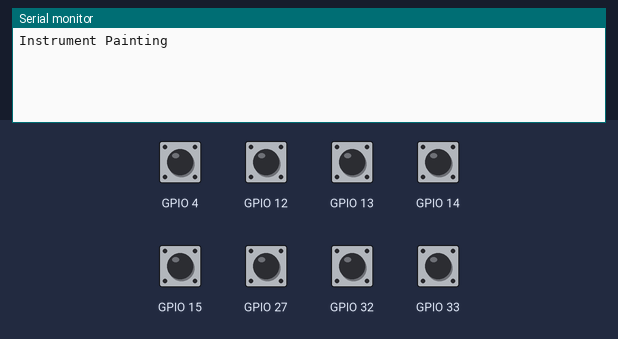
Simulated run of this sketch. Board: ESP32. Parts: the last lines printed to the serial monitor. The test bench sets the inputs (shaded band); at power-on: GPIO 4, GPIO 12–15, GPIO 27, GPIO 32, GPIO 33 HIGH.

Above: at 2.2 s.
2.3 s: GPIO 4 pulled LOW for 0.15 s
At 3.1 s:
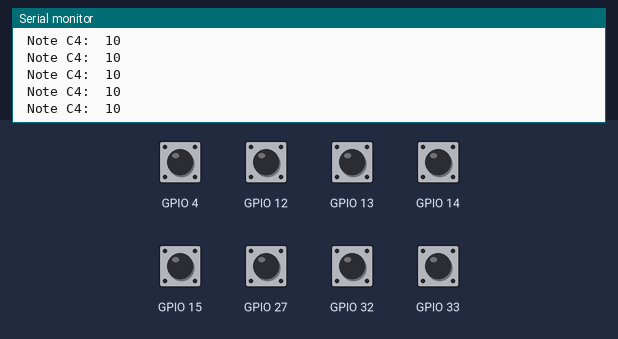
3.9 s: GPIO 12 pulled LOW for 0.15 s
At 5.2 s:
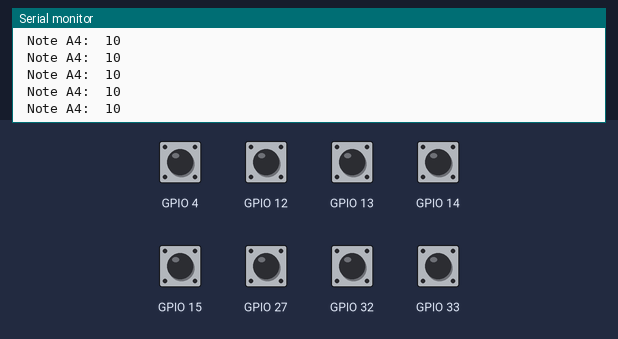
5.5 s: GPIO 13 pulled LOW for 0.15 s
At 6.7 s:
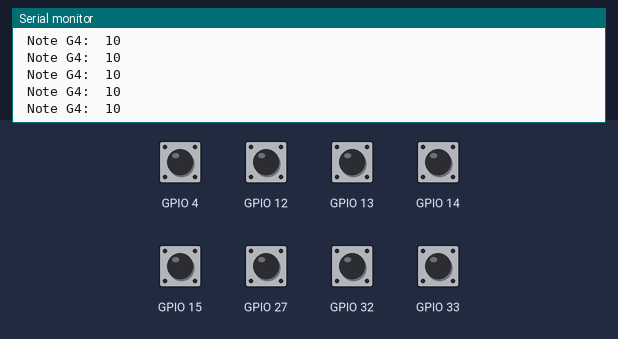
7.1 s: GPIO 14 pulled LOW for 0.15 s
At 7.9 s:
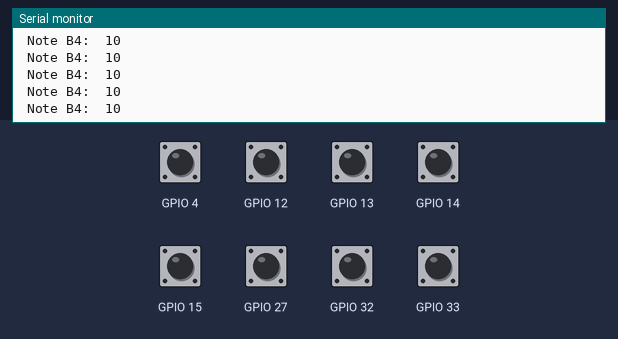
8.7 s: GPIO 15 pulled LOW for 0.15 s
At 10.0 s:
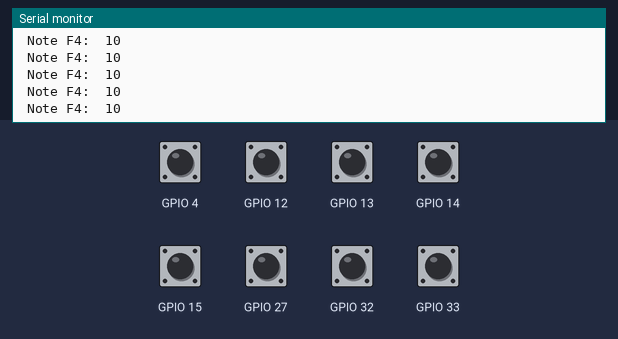
10.3 s: GPIO 27 pulled LOW for 0.15 s
At 11.6 s:
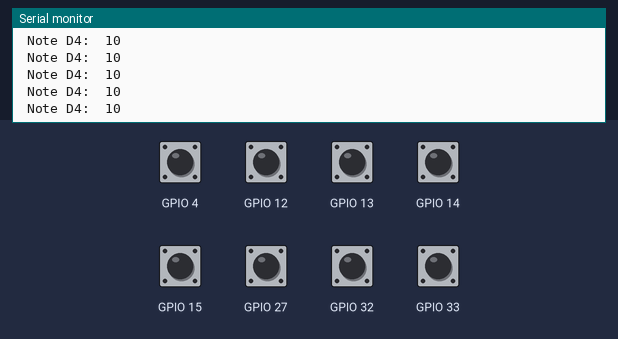

Measured:
- after the input at 2.3 s, the serial monitor: prints a new line at once (image 1)
- after the input at 3.9 s, the serial monitor: prints a new line at once (image 2)
- after the input at 5.5 s, the serial monitor: prints a new line at once (image 3)
- after the input at 7.1 s, the serial monitor: prints a new line at once (image 4)
- after the input at 8.7 s, the serial monitor: prints a new line at once (image 5)
- after the input at 10.3 s, the serial monitor: prints a new line at once (image 6)

The sketch:

read_painting.ino
```cpp
// ESP32 Instrument Painting
// Notes for a C major scale

const int threshold = 15;
int noteC, noteD, noteE, noteF, noteG, noteA, noteB, noteC1;
char buf1[64], buf2[64], buf3[64], buf4[64], buf5[64], buf6[64], buf7[64], buf8[64];

void setup()
{
  Serial.begin(115200);
  delay(1000); // give me time to bring up serial monitor
  Serial.println("Instrument Painting");
}

void loop()
{
  noteC = touchRead(04);
  sprintf (buf1, " Note C4: %3d \r \n", noteC);
  if(noteC < threshold) {
    Serial.print (buf1);
  }

  noteD = touchRead(27);
  sprintf (buf2, " Note D4: %3d \r \n", noteD);
  if(noteD < threshold) {
    Serial.print (buf2);
  }

  noteE = touchRead(33);
  sprintf (buf3, " Note E4: %3d \r \n", noteE);
  if(noteE < threshold) {
    Serial.print (buf3);
  }

  noteF = touchRead(15);
  sprintf (buf4, " Note F4: %3d \r \n", noteF);
  if(noteF < threshold) {
    Serial.print (buf4);
  }

  noteG = touchRead(13);
  sprintf (buf5, " Note G4: %3d \r \n", noteG);
  if(noteG < threshold) {
    Serial.print (buf5);
  }

  noteA = touchRead(12);
  sprintf (buf6, " Note A4: %3d \r \n", noteA);
  if(noteA < threshold) {
    Serial.print (buf6);
  }

  noteB = touchRead(14);
  sprintf (buf7, " Note B4: %3d \r \n", noteB);
  if(noteB < threshold) {
    Serial.print (buf7);
  }
  noteC1 = touchRead(32);
  sprintf (buf8, " Note C5: %3d \r \n", noteC1);
  if(noteC1 < threshold) {
    Serial.print (buf8);
  }
}
```
